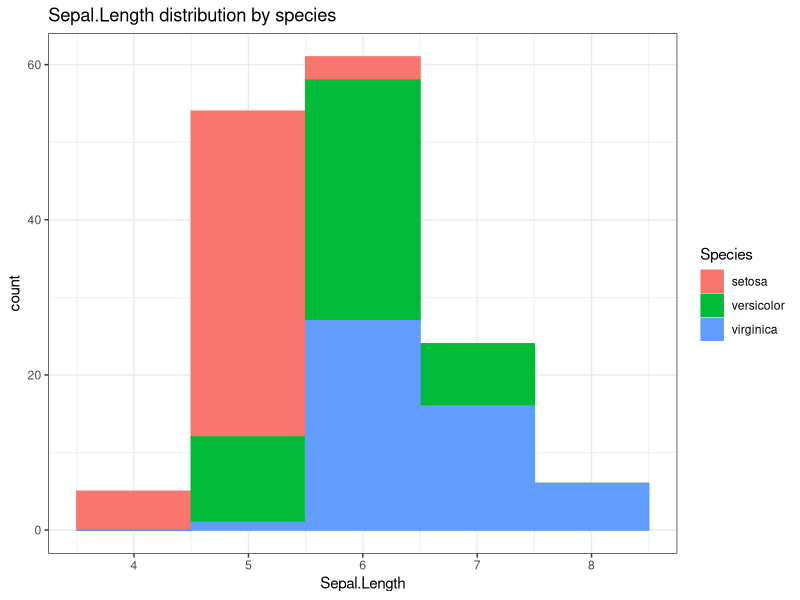
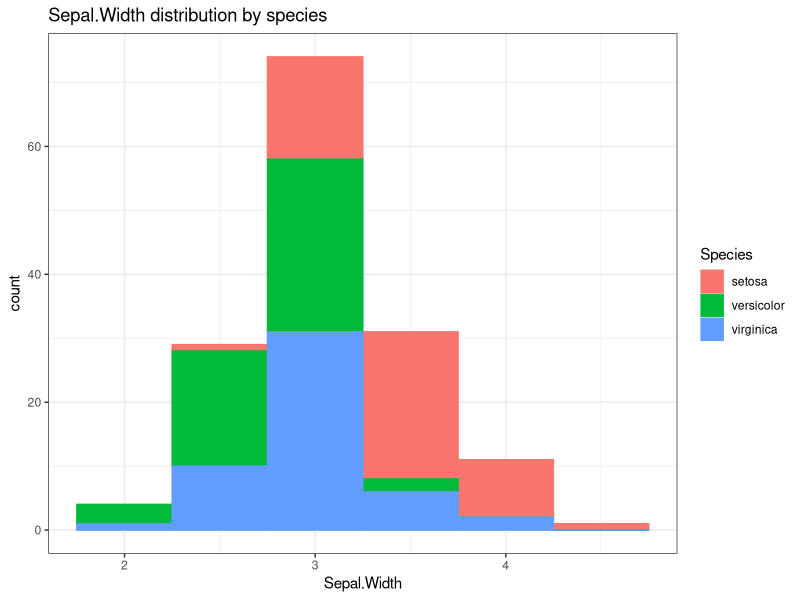

Write the R code that produced these figures, in order.
install.packages('e1071')
install.packages('caret')
library(knitr)
library(psych)# to provide descriptive statistics
library(ggplot2)# to provide graphics
library(e1071)# classification with naive bayes
library(caret)# to provide folds for cross-validation

#1a) Descriptives
data(iris)
names(iris)
dim(iris)
knitr::kable(summary(iris))
attach(iris)
#1b) Continuing Descriptives
knitr::kable(round(describe(iris[,1:4]),3))

knitr::kable(round(describe(iris[Species=="setosa",-5]),3))
knitr::kable(round(describe(iris[Species=="versicolor",-5]),3))
knitr::kable(round(describe(iris[Species=="virginica",-5]),3))

knitr::kable(round(cor(iris[,1:4]),2))

#1c) Some graphics
c <- ggplot(iris, aes(x=Sepal.Length, fill=Species, color=Species)) +  geom_histogram(binwidth = 1) + labs(title="Sepal.Length distribution by species") 
c + theme_bw()


p <- ggplot(iris, aes(x=Sepal.Width, fill=Species, color=Species)) + geom_histogram(binwidth = 0.5) + labs(title="Sepal.Width distribution by species")
p + theme_bw()

#2) Naive Bayes classifier
#2a) naive bayes based on all dataset
x <- iris[,-5]
head(x)
y <- iris$Species
head(y)
nb.iris<-naiveBayes(x, y)
nb.iris


#2b) naive bayes predictions
pred_y <- predict(nb.iris, iris)
iris_pred <- cbind(iris, pred_y)
knitr::kable(head(iris_pred))
iris_pred

#2c) naive bayes performance
knitr::kable(confusion_mat<-table(iris$Species,pred_y))
(accuracy<-sum(diag(confusion_mat))/sum(confusion_mat))
